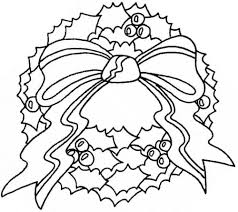
#> input picture Potrace/alpha.jpg, 238 x 212 px
$ python JPG_to_SVG.py
#> lines starting #> are read from the running program, lines starting #| are printed output that depends on the picture
import subprocess
from PIL import Image
import numpy as np
import os

filename, file_extension = os.path.splitext('C://Potrace/alpha.jpg')

img = Image.open('alpha.jpg')
#> img is the input picture: PIL image 238x212 RGB; min 0, max 255, mean 222.3
ary = np.array(img)

# Split the three channels
r, g, b = np.split(ary, 3, axis=2)
r = r.reshape(-1)
g = r.reshape(-1)
b = r.reshape(-1)

# Standard RGB to grayscale
bitmap = list(map(lambda x: 0.299*x[0]+0.587*x[1]+0.114*x[2],
                          zip(r, g, b)))
#> bitmap = 50456 items
bitmap = np.array(bitmap).reshape([ary.shape[0], ary.shape[1]])
bitmap = np.dot((bitmap > 128).astype(float), 255)
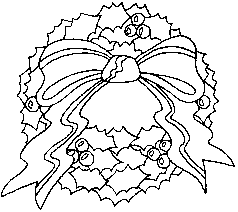
#> bitmap: shape (212, 238) float64; 88.3% white; black in thin lines or dots
im = Image.fromarray(bitmap.astype(np.uint8))
#> im: PIL image 238x212 L; 88.3% white; black in thin lines or dots
im.save('alpha.bmp')

subprocess.call('potrace -s -o alpha.svg alpha.bmp', shell=True)
